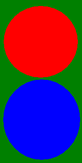
%> input picture Assignment 2/Resources/simple.PNG, 82 x 163 px, shrunk from 178 x 355 before the run
$ octave --eval "testAssignment2;"   (GNU Octave 9; MATLAB toolbox functions it lacks are replaced by stand-ins)
%> lines starting %> are read from the running program, lines starting %| are printed output that depends on the picture
### Assignment 2/Source/assignment2.m
function outputImage = assignment2(image, k, dataPointDimensions, drawCircles)

% Get the image dimensions:
imageDimensions = size(image);
width = imageDimensions(1);
height = imageDimensions(2);

% Create data points from the image matrix:
dataPoints = zeros(width * height, dataPointDimensions);
dataPointIndex = 1;
for i = 1:height
    for j = 1:width

        % Building a data point consiting of RGB values:
        dataPoints(dataPointIndex, 1) = image(j, i, 1);
        dataPoints(dataPointIndex, 2) = image(j, i, 2);
        dataPoints(dataPointIndex, 3) = image(j, i, 3);

        % If we are working on 5D data points, add the position of the
        % pixel on the image matrix:
        if(dataPointDimensions == 5)
            dataPoints(dataPointIndex, 4) = j / width;
            dataPoints(dataPointIndex, 5) = i / height;
        end

        % Next data point:
        dataPointIndex = dataPointIndex + 1;

    end
end

% Run the k-means algorithm on the data points:
[centroidAssignments, centroids] = kMeansClustering(dataPoints, k);

% Output computed image:
outputImage = zeros(width, height, 3);
dataPointIndex = 1;
for i = 1:height
    for j = 1:width
        outputImage(j, i, :) = centroids(centroidAssignments(dataPointIndex), 1:3);
        dataPointIndex = dataPointIndex + 1;
    end
end

% If draw circles flag is enabled:
% if drawCircles
%
%     color = uint8([0 0 0]);
%     shapeInserter = vision.ShapeInserter('Shape', 'Circles', 'BorderColor', 'Custom', 'CustomBorderColor', color);
%
%     circles = zeros(k,3);
%     for i=1:k
%         circles(i,:)= int32([centroids(i,5).*height, centroids(i,4).*width, 20]);
%     end
%
%     % Draw the circles on the output image:
%     outputImage = shapeInserter(outputImage, circles);
%
% end

end

### Assignment 2/Source/findClosestCentroids.m
% Each row in dataset represents a point (r, g, b, x, y)
% Each row in centroids represents a centroid (r, g, b, x, y)
% Each row in ids is a number in the range [1, k], that assigns each point to a centroid
function centroidAssignments = findClosestCentroids(dataset, centroids)

    % Initializng centroidAssignments:
    centroidAssignments = zeros(size(dataset, 1), 1);

    k = size(centroids, 1);

    for pointIndex = 1:size(dataset, 1)

        minDistance = Inf(1);
        minDistanceIndex = -1;
        for centroidIndex = 1:k

            distanceVector = (dataset(pointIndex, :) - centroids(centroidIndex, :));
            distance = sqrt(sum(distanceVector.^2));
            if(distance < minDistance)

                minDistance = distance;
                minDistanceIndex = centroidIndex;

            end

        end

        centroidAssignments(pointIndex) = minDistanceIndex;

    end

end

### Assignment 2/Source/calculateDistortionMeasure.m
function distortionMeasure = calculateDistortionMeasure(dataset, centroids, centroidAssignments)

    distortionMeasure = 0;

    k = size(centroids, 1);
    for centroidIndex = 1:k

        matches = centroidAssignments == centroidIndex;
        pointMatches = matches .* dataset;
        distanceVectors = pointMatches - centroids(centroidIndex);
        distances = sum(distanceVectors.^2, 2);

        distortionMeasure = distortionMeasure + sum(distances, 1);

    end

end

### Assignment 2/Source/kMeansClustering.m
function [centroidAssignments, centroids] = kMeansClustering(dataPoints, k)

% Assign random values to the centroids:
centroids = rand(k, size(dataPoints, 2));

% While there are significant changes on the distorion measure:
oldDistortionMeasure = Inf(1);
done = false;
while ~done

    % Assign all data points to their nearest cluster centroids:
    centroidAssignments = findClosestCentroids(dataPoints, centroids);

    % Compute the new cluster centroids as the mean of all data points
    % assigned to the respective cluster:
    centroids = computeCentroids(dataPoints, centroidAssignments, k);

    % Compute the distortion measure and check if there are significant
    % changes:
    newDistortionMeasure = calculateDistortionMeasure(dataPoints, centroids, centroidAssignments);
    if(abs(oldDistortionMeasure / newDistortionMeasure - 1.0) < 0.0000001)
        done = true;
    end
    oldDistortionMeasure = newDistortionMeasure;

end

end

### Assignment 2/Source/computeCentroids.m
% Dataset is a matrix in which each row represents a pixel (r, g, b, x, y)
% Centroids is a matrix in which each row represents a centroid (r, g, b,
% x, y)
% k is the number of centroids
% This function should return a matrix where each row
function centroids = computeCentroids(dataset, centroidAssignments, k)

    centroids = zeros(k, size(dataset, 2));

    for centroidIndex = 1:k

        matches = centroidAssignments == centroidIndex;
        numMatches = sum(matches);

        if numMatches > 0
            pointMatches = matches .* dataset;
            centroids(centroidIndex, :) = sum(pointMatches, 1) ./ numMatches;
        end

    end

end

### Assignment 2/Source/testAssignment2.m
function testAssignment2()

% Defining folders for input and output images:
baseInputPath = '../Resources/';
baseOutputPath = '../Output/';

% Defining filenames of the input and output images
filenames = [
    {'simple.png'} ;
    {'future.jpg'} ;
    {'mm.jpg'} ;
    ];

% Create output folder if it doesn't exist:
if ~exist(baseOutputPath, 'dir')
    mkdir(baseOutputPath);
end

% For each row of the filenames vector:
rowCount = size(filenames, 1);
for i = 1 : rowCount

    filename = char(filenames(i, 1));

    % Read the image:
    image = imread(strcat(baseInputPath, filename));
%> image is the input picture: size 163x82x3 uint8; mean R, G, B 79, 42.4, 92

    % Use the k-means algortithm on the image:
    outputImage = assignment2(image, 3, 5, true);
%> after the loop in assignment2, `for i = 1:height`: dataPointIndex = 13367
%> the loop in kMeansClustering, `while ~done` made 6 passes
%> oldDistortionMeasure on passes 1 to 6: 1.01e+09, 2.28e+09, 4.33e+09, 4.38e+09, 4.38e+09, 4.38e+09
%> after the loop in kMeansClustering, `while ~done`: done = true
%> in assignment2, `[centroidAssignments, centroids] = kMeansClustering(dataPoints, k);`: centroids = [0.00311 0.903 253.2 0.737 0.514; 1.68 126.9 2.01 0.477 0.499; 252.8 1.11 0.00434 0.259 0.503]
%> after the loop in assignment2, `for i = 1:height`:
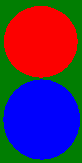
%> outputImage: size 163x82x3 double; mean R, G, B 79, 42.4, 92; mean of the top-left, top-right, bottom-left and bottom-right quarters 69.5, 69.2, 72.3, 73.6

    % Write the k-means colored image:
    imwrite(outputImage, strcat(baseOutputPath, filename));
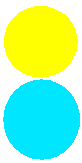
%> saved as simple.png: size 163x82x3 uint8; mean R, G, B 163.3, 246, 176.2

end

end
%> (the run ends here)
